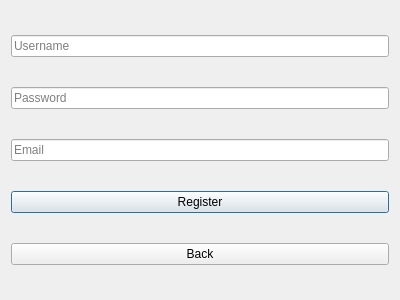
<?xml version="1.0" encoding="UTF-8"?>
<ui version="4.0">
 <class>RegisterWindow</class>
 <widget class="QDialog" name="RegisterWindow">
  <property name="geometry">
   <rect>
    <x>0</x>
    <y>0</y>
    <width>400</width>
    <height>300</height>
   </rect>
  </property>
  <property name="windowTitle">
   <string>Register</string>
  </property>
  <layout class="QVBoxLayout" name="verticalLayout">
   <item>
    <widget class="QLineEdit" name="lineEditUsername">
     <property name="placeholderText">
      <string>Username</string>
     </property>
    </widget>
   </item>
   <item>
    <widget class="QLineEdit" name="lineEditPassword">
     <property name="echoMode">
      <enum>QLineEdit::Password</enum>
     </property>
     <property name="placeholderText">
      <string>Password</string>
     </property>
    </widget>
   </item>
   <item>
    <widget class="QLineEdit" name="lineEditEmail">
     <property name="placeholderText">
      <string>Email</string>
     </property>
    </widget>
   </item>
   <item>
    <widget class="QPushButton" name="pushButtonRegister">
     <property name="text">
      <string>Register</string>
     </property>
    </widget>
   </item>
   <item>
    <widget class="QPushButton" name="pushButtonBack">
     <property name="text">
      <string>Back</string>
     </property>
    </widget>
   </item>
  </layout>
 </widget>
 <resources/>
 <connections/>
</ui>
